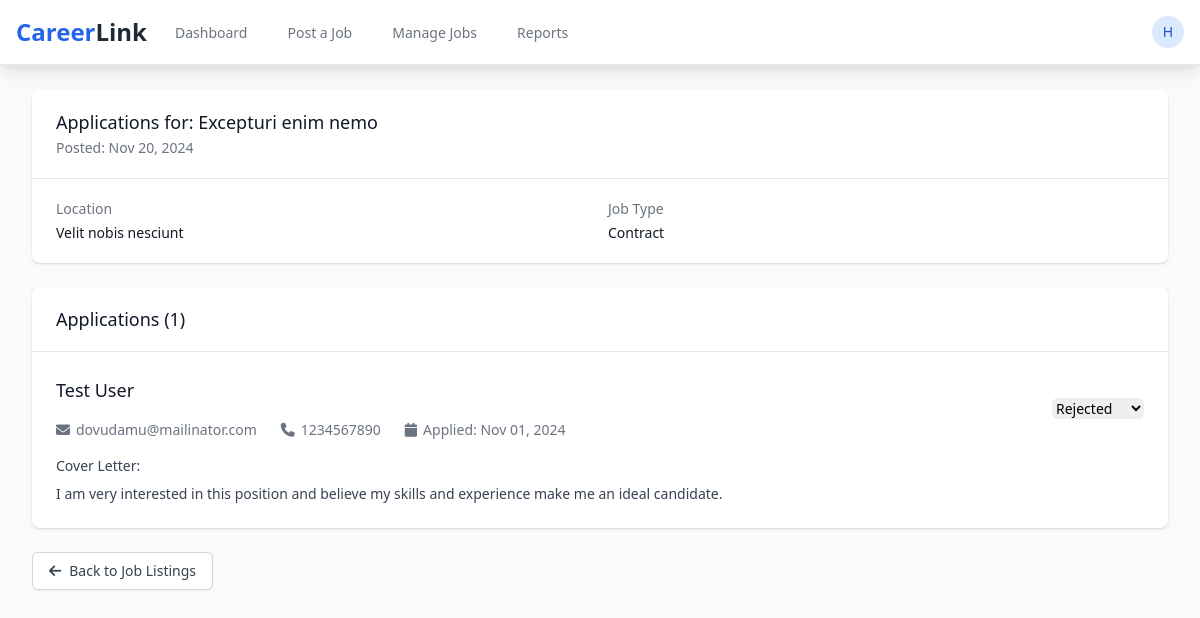
The app's page /view_applications.php?job_id=2 (signed in) with its own data.
### tables this page shows
CREATE TABLE `jobs` (
  `id` int(11) NOT NULL,
  `employer_id` int(11) NOT NULL,
  `company_name` varchar(100) DEFAULT NULL,
  `title` varchar(255) NOT NULL,
  `description` text NOT NULL,
  `requirements` text DEFAULT NULL,
  `location` varchar(255) DEFAULT NULL,
  `job_type` enum('full-time','part-time','contract','internship') NOT NULL,
  `salary_range` varchar(100) DEFAULT NULL,
  `posted_date` timestamp NOT NULL DEFAULT current_timestamp(),
  `deadline_date` date DEFAULT NULL,
  `status` enum('active','closed','draft') DEFAULT 'active',
  `created_at` timestamp NOT NULL DEFAULT current_timestamp()
);

CREATE TABLE `job_applications` (
  `id` int(11) NOT NULL,
  `job_id` int(11) NOT NULL,
  `jobseeker_id` int(11) NOT NULL,
  `application_date` timestamp NOT NULL DEFAULT current_timestamp(),
  `status` enum('pending','reviewed','shortlisted','rejected') DEFAULT 'pending',
  `cover_letter` text DEFAULT NULL
);

CREATE TABLE `jobseeker_profiles` (
  `id` int(11) NOT NULL,
  `user_id` int(11) NOT NULL,
  `first_name` varchar(50) DEFAULT NULL,
  `last_name` varchar(50) DEFAULT NULL,
  `email` varchar(255) DEFAULT NULL,
  `phone` varchar(20) DEFAULT NULL,
  `location` varchar(255) DEFAULT NULL,
  `resume_path` varchar(255) DEFAULT NULL,
  `skills` text DEFAULT NULL,
  `experience` text DEFAULT NULL,
  `education` text DEFAULT NULL,
  `created_at` timestamp NOT NULL DEFAULT current_timestamp(),
  `updated_at` timestamp NOT NULL DEFAULT current_timestamp() ON UPDATE current_timestamp()
);

### view_applications.php (the view, shortened to what this page needs)
<?php
require_once 'includes/header.php';
$db_host = 'localhost';
$db_user = 'root';
$db_pass = '';
$db_name = 'career_link';
$conn = mysqli_connect($db_host, $db_user, $db_pass, $db_name);
$job_id = isset($_GET['job_id']) ? (int)$_GET['job_id'] : 0;
$job_query = "SELECT * FROM jobs WHERE id = ? AND employer_id = ?";
$stmt = mysqli_prepare($conn, $job_query);
mysqli_stmt_bind_param($stmt, "ii", $job_id, $_SESSION['user_id']);
mysqli_stmt_execute($stmt);
$job_result = mysqli_stmt_get_result($stmt);
$job = mysqli_fetch_assoc($job_result);
$applications_query = "SELECT ja.*, js.first_name, js.last_name, js.email, js.phone,
                      js.resume_path, u.username
                      FROM job_applications ja
                      JOIN jobseeker_profiles js ON ja.jobseeker_id = js.user_id
                      JOIN users u ON ja.jobseeker_id = u.id
                      WHERE ja.job_id = ?
                      ORDER BY ja.application_date DESC";
$stmt = mysqli_prepare($conn, $applications_query);
mysqli_stmt_bind_param($stmt, "i", $job_id);
mysqli_stmt_execute($stmt);
$applications = mysqli_stmt_get_result($stmt);
?>
<!DOCTYPE html>
<html lang="en">
<head>
    <link href="https://cdn.jsdelivr.net/npm/tailwindcss@2.2.19/dist/tailwind.min.css" rel="stylesheet">
    <link rel="stylesheet" href="https://cdnjs.cloudflare.com/ajax/libs/font-awesome/6.4.2/css/all.min.css">
</head>
<body class="bg-gray-50">
    <nav class="bg-white shadow-lg border-b border-gray-200">
    </nav>
    <div class="max-w-7xl mx-auto py-6 sm:px-6 lg:px-8">
        <div class="bg-white shadow overflow-hidden sm:rounded-lg mb-6">
            <div class="px-4 py-5 sm:px-6">
                <h3 class="text-lg leading-6 font-medium text-gray-900">
                    Applications for: <?php echo htmlspecialchars($job['title']); ?>
                </h3>
                <p class="mt-1 max-w-2xl text-sm text-gray-500">
                    Posted: <?php echo date('M d, Y', strtotime($job['posted_date'])); ?>
                </p>
            </div>
            <div class="border-t border-gray-200 px-4 py-5 sm:px-6">
                <dl class="grid grid-cols-1 gap-x-4 gap-y-8 sm:grid-cols-2">
                    <div class="sm:col-span-1">
                        <dt class="text-sm font-medium text-gray-500">Location</dt>
                        <dd class="mt-1 text-sm text-gray-900"><?php echo htmlspecialchars($job['location']); ?></dd>
                    </div>
                    <div class="sm:col-span-1">
                        <dt class="text-sm font-medium text-gray-500">Job Type</dt>
                        <dd class="mt-1 text-sm text-gray-900"><?php echo ucfirst($job['job_type']); ?></dd>
                    </div>
                </dl>
            </div>
        </div>
        <div class="bg-white shadow overflow-hidden sm:rounded-lg">
            <div class="px-4 py-5 sm:px-6 border-b border-gray-200">
                <h3 class="text-lg leading-6 font-medium text-gray-900">
                    Applications (<?php echo mysqli_num_rows($applications); ?>)
                </h3>
            </div>
            <?php if (mysqli_num_rows($applications) > 0): ?>
                <div class="divide-y divide-gray-200">
                    <?php while ($application = mysqli_fetch_assoc($applications)): ?>
                        <div class="p-6">
                            <div class="flex items-center justify-between">
                                <div class="flex-1">
                                    <h4 class="text-lg font-medium text-gray-900">
                                        <?php echo htmlspecialchars($application['first_name'] . ' ' . $application['last_name']); ?>
                                    </h4>
                                    <div class="mt-2 flex flex-col sm:flex-row sm:flex-wrap sm:space-x-6">
                                        <div class="mt-2 flex items-center text-sm text-gray-500">
                                            <i class="fas fa-envelope mr-1.5"></i>
                                            <?php echo htmlspecialchars($application['email']); ?>
                                        </div>
                                        <?php if ($application['phone']): ?>
                                            <div class="mt-2 flex items-center text-sm text-gray-500">
                                                <i class="fas fa-phone mr-1.5"></i>
                                                <?php echo htmlspecialchars($application['phone']); ?>
                                            </div>
                                        <?php endif; ?>
                                        <div class="mt-2 flex items-center text-sm text-gray-500">
                                            <i class="fas fa-calendar mr-1.5"></i>
                                            Applied: <?php echo date('M d, Y', strtotime($application['application_date'])); ?>
                                        </div>
                                    </div>
                                </div>
                                <div class="flex items-center space-x-4">
                                    <form method="POST" class="inline-block">
                                        <select name="status" onchange="this.form.submit()"
                                            class="rounded-md border-gray-300 text-sm focus:ring-blue-500 focus:border-blue-500">
                                            <option value="rejected" <?php echo $application['status'] == 'rejected' ? 'selected' : ''; ?>>
                                                Rejected
                                            </option>
                                        </select>
                                    </form>
                                </div>
                            </div>
                            <?php if ($application['cover_letter']): ?>
                                <div class="mt-4 text-sm text-gray-700">
                                    <h5 class="font-medium mb-2">Cover Letter:</h5>
                                    <p class="whitespace-pre-line"><?php echo nl2br(htmlspecialchars($application['cover_letter'])); ?></p>
                                </div>
                            <?php endif; ?>
                        </div>
                    <?php endwhile; ?>
                </div>
            <?php else: ?>
                <div class="p-6 text-center text-gray-500">
                    No applications received yet.
                </div>
            <?php endif; ?>
        </div>
        <div class="mt-6">
            <a href="manage_jobs.php" class="inline-flex items-center px-4 py-2 border border-gray-300 rounded-md shadow-sm text-sm font-medium text-gray-700 bg-white hover:bg-gray-50">
                <i class="fas fa-arrow-left mr-2"></i>
                Back to Job Listings
            </a>
        </div>
    </div>
</body>
</html>

### records on screen
jobs: title "Excepturi enim nemo", posted_date "Nov 20, 2024", location "Velit nobis nesciunt", job_type "Contract"
job_applications: jobseeker_profiles.first_name+last_name "Test User", jobseeker_profiles.email "dovudamu@mailinator.com", jobseeker_profiles.phone "1234567890", application_date "Nov 01, 2024", status "Rejected", cover_letter "I am very interested in this position and believe my skills and experience make me an ideal candidate."

### other values on screen
substr($_SESSION['username'], 0, 1) "H"
mysqli_num_rows($applications) "1"
